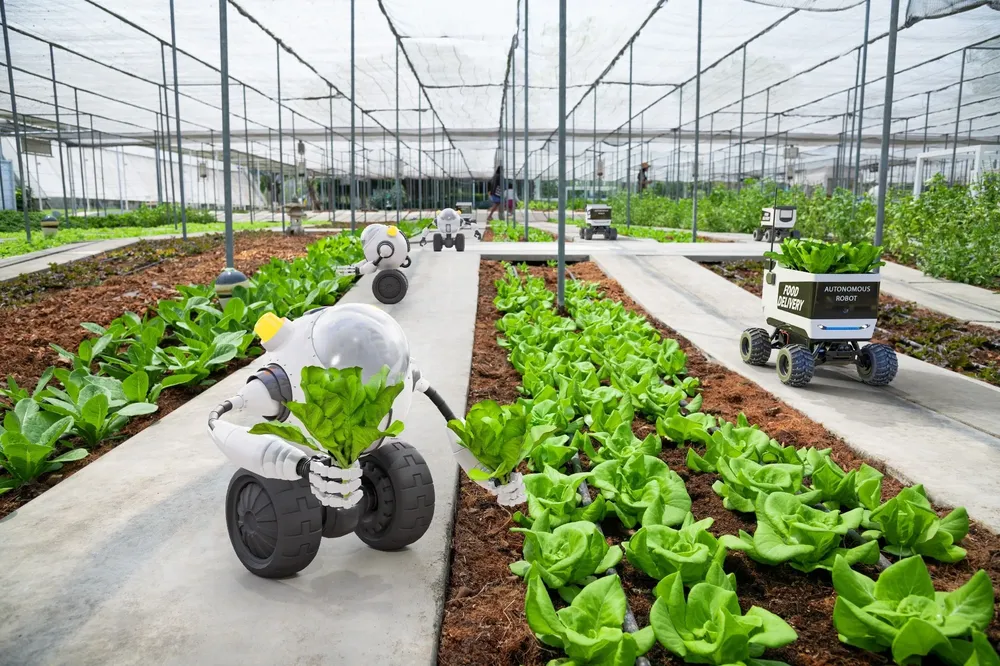
#> input picture Images/Add_Laplacian_To_Original_Image.jpg.webp, 1000 x 666 px, shrunk from 2000 x 1333 before the run, found by its file name
$ jupyter execute Add_Laplacian_To_Original_Image.ipynb
#> lines starting #> are read from the running program, lines starting #| are printed output that depends on the picture
[cell 1]
#sarinakasaiyan

import cv2
import numpy as np
import matplotlib.pyplot as plt

i = cv2.imread('/content/Add_Laplacian_To_Original_Image.jpg.webp')
#> i is the input picture: shape (666, 1000, 3); mean B, G, R 129.3, 161.3, 149.7
grayscale_image = cv2.cvtColor(i, cv2.COLOR_BGR2GRAY)
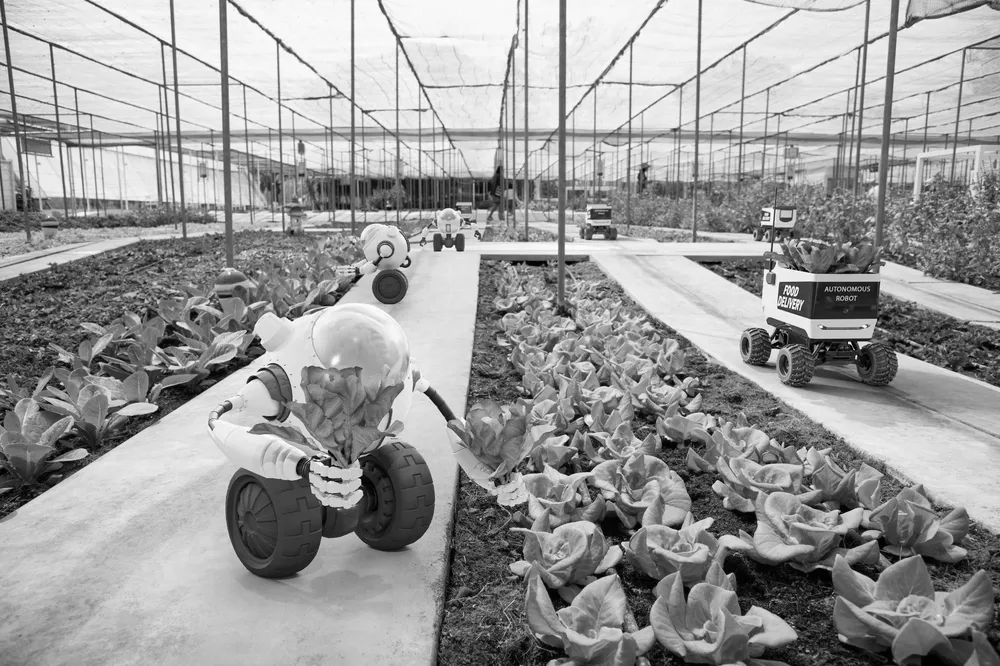
#> grayscale_image: shape (666, 1000); min 0, max 255, mean 154.2
w = np.array([[0, 1, 0], [1, -4, 1], [0, 1, 0]])
g2 = cv2.filter2D(grayscale_image, -1, w, borderType=cv2.BORDER_REPLICATE)
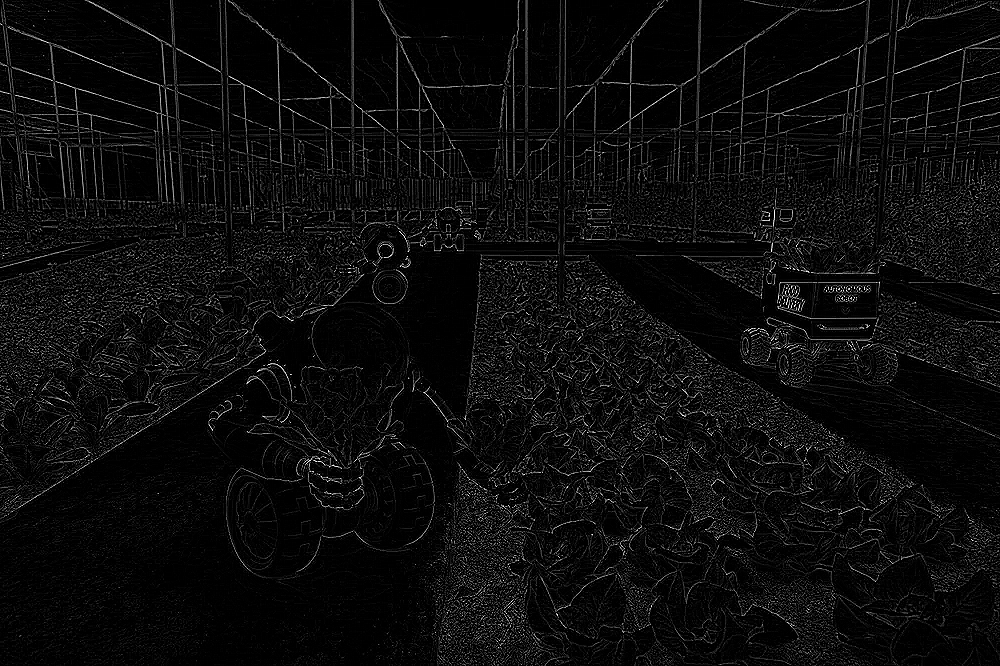
#> g2: shape (666, 1000); min 0, max 255, mean 12.6
g = grayscale_image - g2
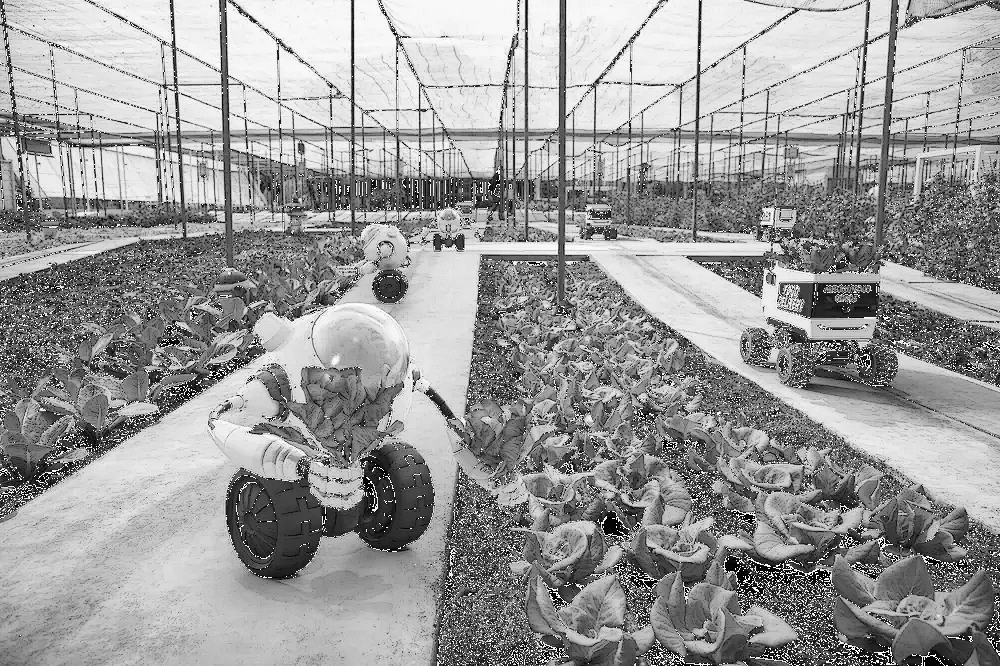
#> g: shape (666, 1000); min 0, max 255, mean 154.4

plt.figure(figsize=(15, 8))
plt.subplot(1, 3, 1)
plt.imshow(grayscale_image, cmap='gray')
plt.title('Original Picture')
plt.axis('off')

plt.subplot(1, 3, 2)
plt.imshow(g2, cmap='gray')
plt.title('Laplacian Filter')
plt.axis('off')

plt.subplot(1, 3, 3)
plt.imshow(g, cmap='gray')
plt.title('Adding Laplacian to the Original Image')
plt.axis('off')

plt.show()
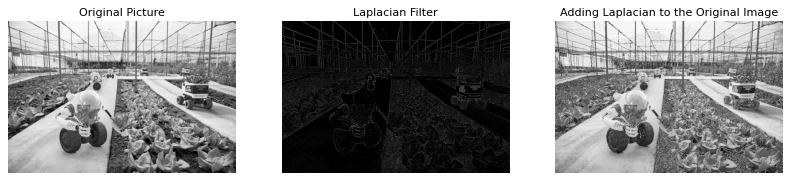
#> figure drawn by matplotlib, 3 panels

$ run again, with Images/Ideal_High_Pass_Filter.webp copied over Images/Add_Laplacian_To_Original_Image.jpg.webp
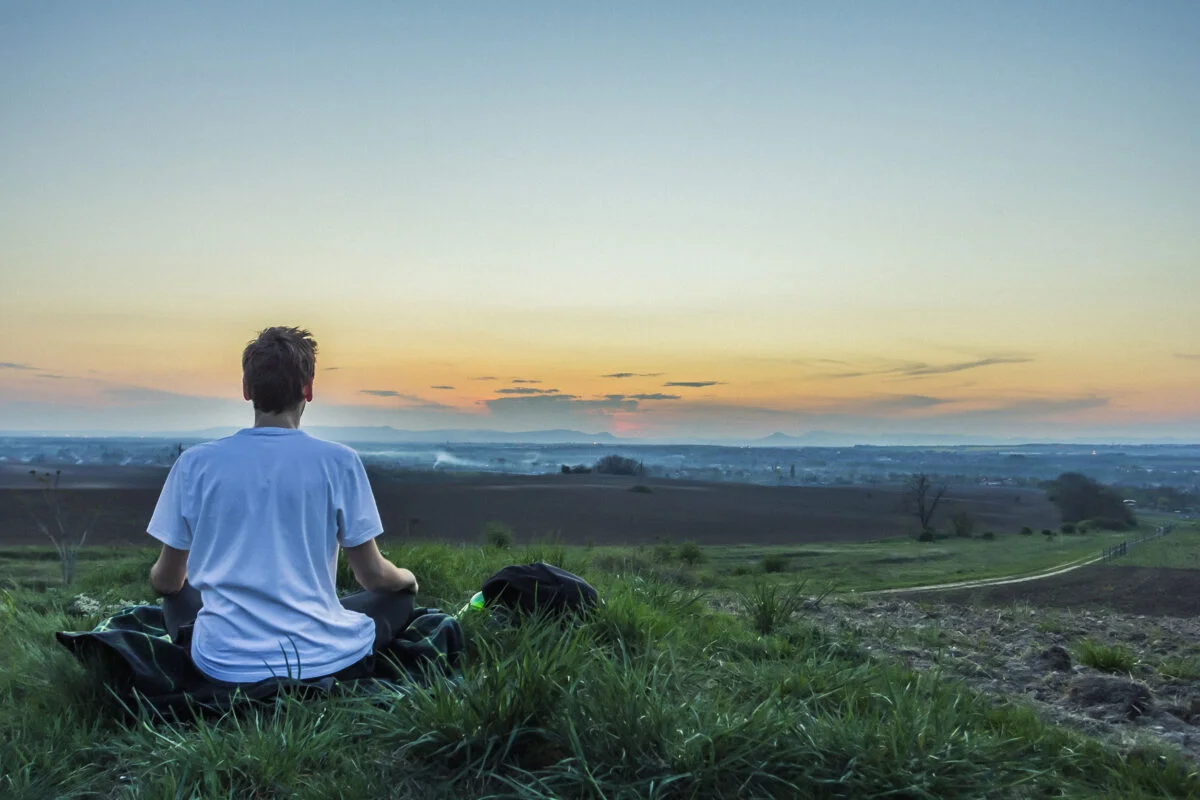
#> input picture Images/Ideal_High_Pass_Filter.webp, 1200 x 800 px, found by its file name
#> i is the input picture: shape (800, 1200, 3); mean B, G, R 137.2, 140.2, 125.4
#> `g2 = cv2.filter2D(grayscale_image, -1, w, borderType=cv2.BORDER_REPLIC..`:
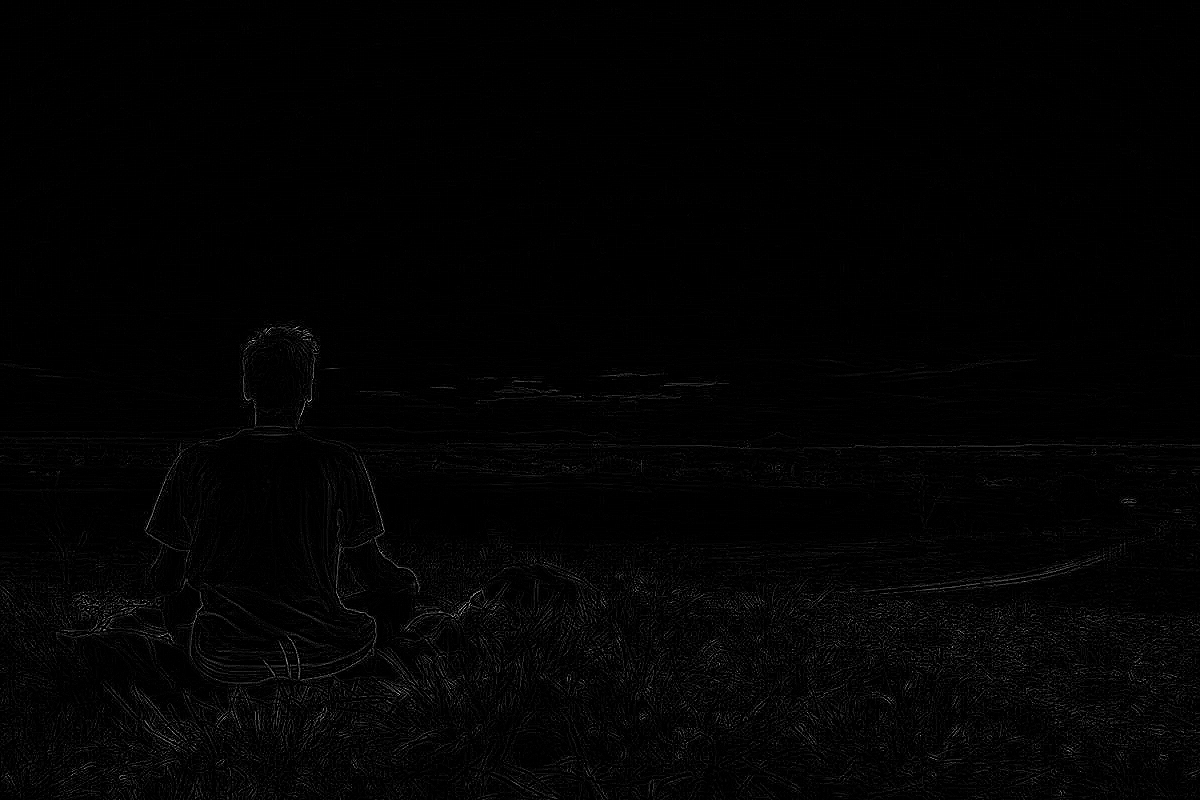
#> g2: shape (800, 1200); min 0, max 220, mean 2.9
#> `plt.show()`:
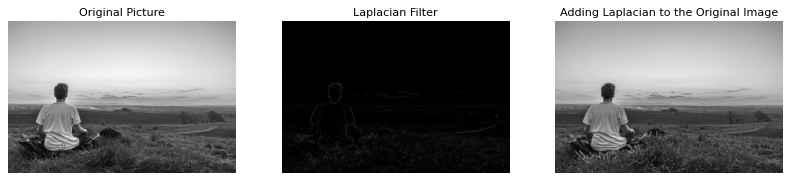
#> figure drawn by matplotlib, 3 panels

$ run again, with Images/Min_Filter.webp copied over Images/Add_Laplacian_To_Original_Image.jpg.webp
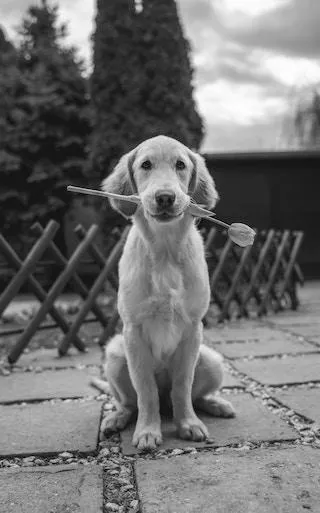
#> input picture Images/Min_Filter.webp, 320 x 513 px, found by its file name
#> i is the input picture: shape (513, 320, 3); mean B, G, R 112.2, 112.2, 112.2
#> `g2 = cv2.filter2D(grayscale_image, -1, w, borderType=cv2.BORDER_REPLIC..`:
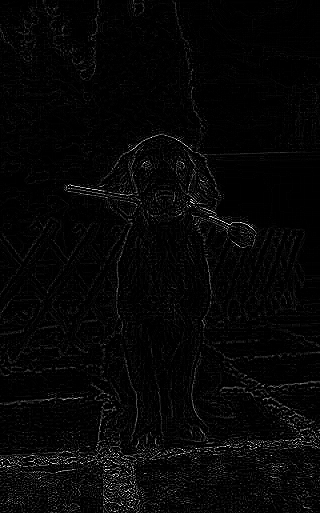
#> g2: shape (513, 320); min 0, max 255, mean 6.4
#> `plt.show()`:
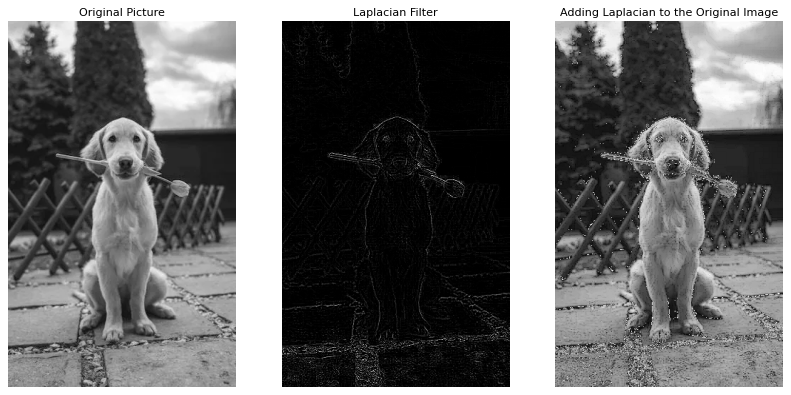
#> figure drawn by matplotlib, 3 panels

$ run again, with Images/Adjust_Intensity_Values.jpg saved as Images/Add_Laplacian_To_Original_Image.jpg.webp
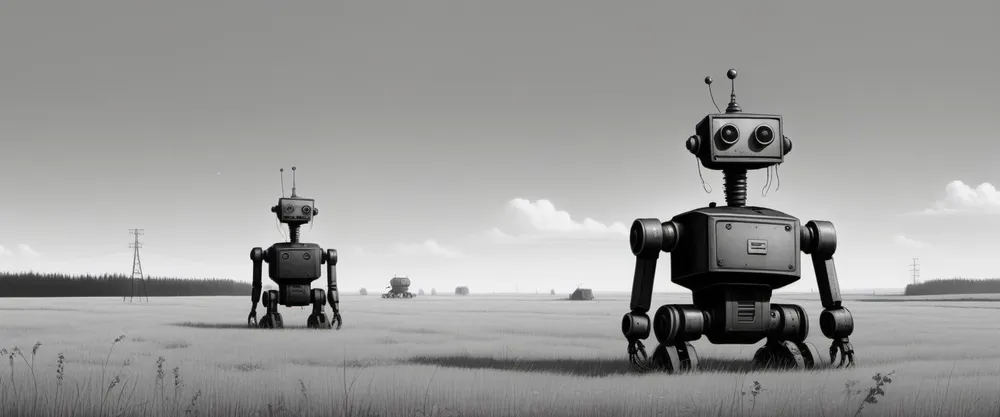
#> input picture Images/Adjust_Intensity_Values.jpg, 1000 x 417 px, shrunk from 1536 x 640 before the run, found by its file name
#> i is the input picture: shape (417, 1000, 3); mean B, G, R 152.8, 153.9, 153.8
#> `g2 = cv2.filter2D(grayscale_image, -1, w, borderType=cv2.BORDER_REPLIC..`:
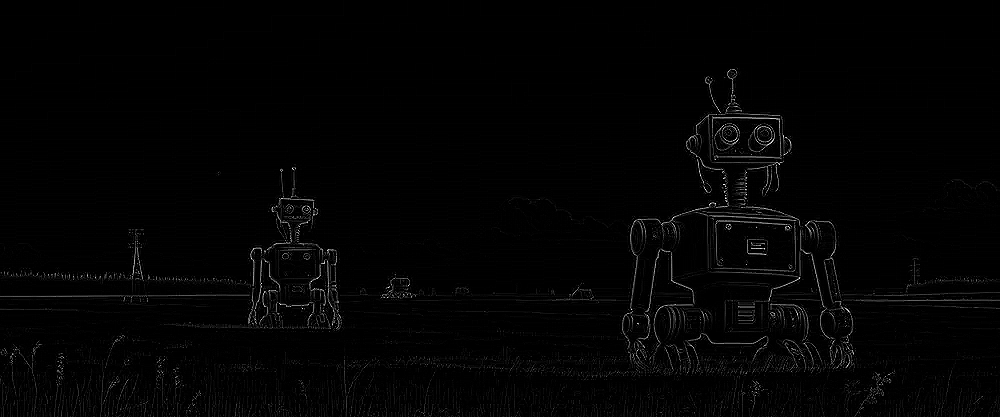
#> g2: shape (417, 1000); min 0, max 255, mean 3.4
#> `plt.show()`:
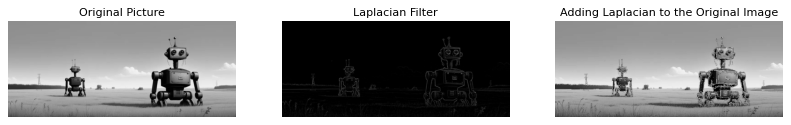
#> figure drawn by matplotlib, 3 panels
